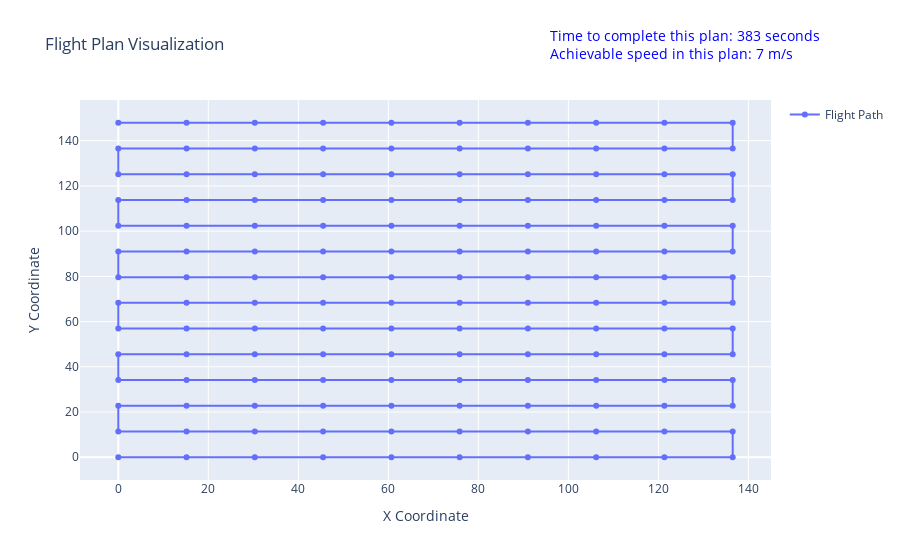

Notebook code cell kept with this figure:
### Markdown cell above
# Week 7: Visualize Flight Plans

This week, we will use a third party plotting framework called [Plotly](https://plotly.com/python/) to visualize our plans. Please follow this [tutorial](https://www.kaggle.com/code/kanncaa1/plotly-tutorial-for-beginners) to gain some basic experience with Plotly, and then come up with your own visualization function. You are free to choose to come up with your own visualization, and use something other than Plotly.

$\color{red}{\text{TODO: }}$ Implement `plot_photo_plan` in `src/visualization.py`

### Code cell
fig = plot_photo_plan(computed_plan, achieve_speed, finish_time)
fig.show()

### Figure 1 — Plotly figure (JSON) as saved in the notebook; plotly's stock layout.template omitted (floating-point values rounded to 4 significant figures; data arrays with more than 128 entries replaced by an {"elided": "..."} marker saying what was removed)
{"data": [{"mode": "markers+lines", "name": "Flight Path", "type": "scatter", "x": {"elided": "140 float values"}, "y": {"elided": "140 float values"}}], "layout": {"annotations": [{"align": "left", "font": {"color": "blue", "size": 14}, "showarrow": false, "text": "Time to complete this plan: 383 seconds <br>Achievable speed in this plan: 7 m/s", "x": 1.08, "xref": "paper", "y": 1.2, "yref": "paper"}], "showlegend": true, "title": {"text": "Flight Plan Visualization"}, "xaxis": {"title": {"text": "X Coordinate"}}, "yaxis": {"title": {"text": "Y Coordinate"}}}}
